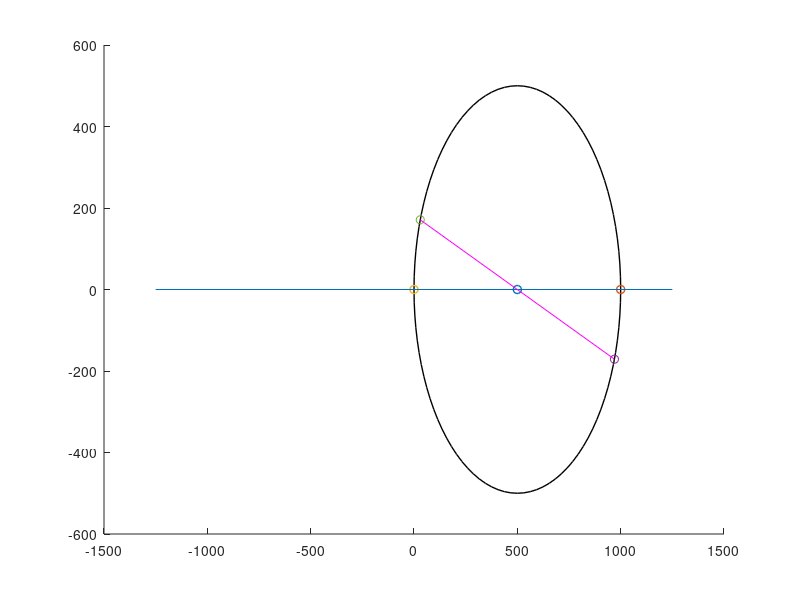

Source code (MATLAB):
%% State of stress
clear;
close all;
clc;
%Original state of stress, (sxx, txy, syy)
sxx = 1000.;
syy = 0;
txy = 0;
x = [sxx; -txy];
y = [syy; txy];
t = -10; %Angle through which original state of stress is rotated
         %in degree. Negative=clockws, positive=counterc/w
         % MATLAB needs angles in radian.  This can be circumvented by
         % using sind() or cosd()....
twoTheta=deg2rad(2*t);
twoTheta = 2*t; %degree
th = 0:pi/50:2*pi;
r=sqrt((0.5*(sxx-syy))^2 + txy^2);
%Average value of stress OR center of circle
x_cen=0.5*(sxx + syy);
y_cen=0.;
s_ave = x_cen;
%% Mohrs circle with original state of stress
r=sqrt((0.5*(sxx-syy))^2 + txy^2); %Radius of Mohr's circle
s_1 = s_ave+r; %principal stress
s_2 = s_ave-r; %principal stress
%Creating the circle
xunit = r * cos(th) + x_cen;
yunit = r * sin(th) + y_cen;
hold on;
plot(xunit, yunit, 'k', 'Linewidth', 1);
scatter(x_cen, y_cen, 'bx' , 'Linewidth', 1);

%Plotting the original plane of stress on the circle
scatter(x(1), x(2), 'rx', 'Linewidth', 1)
scatter(y(1), y(2), 'rx', 'Linewidth', 1)
line([x(1), y(1)],[x(2), y(2)],'LineWidth',0.2,...
   'Color',[1,0,0],'LineStyle','-')

line([-1.25*max(s_1,s_2), 1.25*max(s_1,s_2)],[0,0],'LineStyle','-','LineWidth',0.2)
%% Rotation of original state of stress through theta (twoTheta in "Mohr's circle world").
x_prime_x = (x(1)-x_cen)*cosd(twoTheta) - (x(2) - y_cen)*sind(twoTheta) + x_cen;
x_prime_y = (x(1)-x_cen)*sind(twoTheta) + (x(2) - y_cen)*cosd(twoTheta) + y_cen;

y_prime_x = (y(1)-x_cen)*cosd(twoTheta) - (y(2) - y_cen)*sind(twoTheta) + x_cen;
y_prime_y = (y(1)-x_cen)*sind(twoTheta) + (y(2) - y_cen)*cosd(twoTheta) + y_cen;
hold on;
scatter(x_prime_x, x_prime_y, 'k*')
scatter(y_prime_x, y_prime_y, 'k*')

line([x_prime_x, y_prime_x],[x_prime_y, y_prime_y],'LineWidth',0.2,...
   'Color',[1,0,1],'LineStyle','-')
%eof